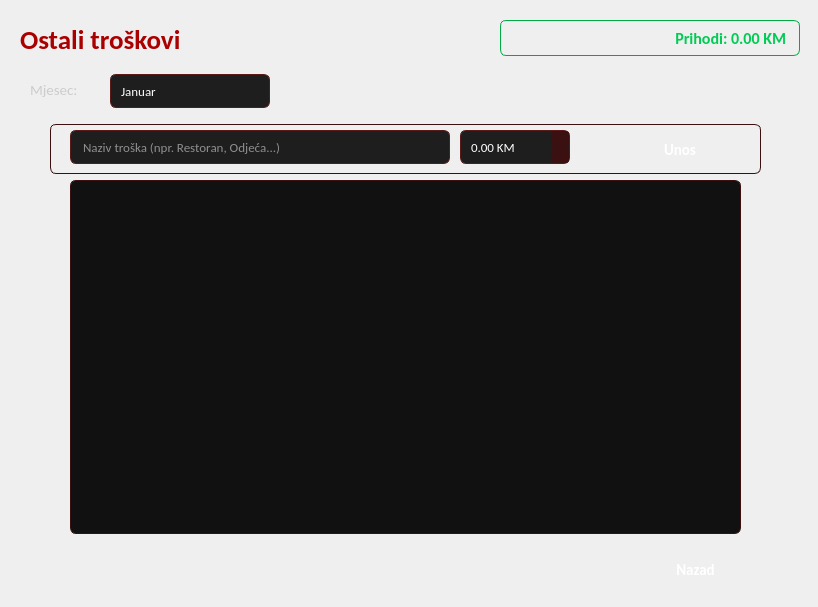
<?xml version="1.0" encoding="UTF-8"?>
<ui version="4.0">
 <class>OstaliTroskovi</class>
 <widget class="QWidget" name="OstaliTroskovi">
  <property name="geometry">
   <rect>
    <x>0</x>
    <y>0</y>
    <width>818</width>
    <height>607</height>
   </rect>
  </property>
  <property name="windowTitle">
   <string>Ostali troškovi</string>
  </property>
  <property name="styleSheet">
   <string notr="true">
QWidget {
    background: qlineargradient(x1:0, y1:0, x2:0, y2:1,
                                stop:0 #1a1a1a, stop:1 #000000);
}
QLabel {
    color: #cccccc;
    font-family: Calibri;
    font-size: 11pt;
    background: transparent;
}
QGroupBox {
    background: transparent;
    border: 1px solid #3a1010;
    border-radius: 6px;
    margin-top: 4px;
    padding: 6px;
}
QLineEdit {
    background-color: #1e1e1e;
    color: #ffffff;
    border: 1px solid #5a1a1a;
    border-radius: 6px;
    padding: 4px 10px;
    font-family: Calibri;
    font-size: 10pt;
    min-height: 24px;
}
QLineEdit:focus {
    border: 1px solid #b33a3a;
    background-color: #252525;
}
QDoubleSpinBox {
    background-color: #1e1e1e;
    color: #ffffff;
    border: 1px solid #5a1a1a;
    border-radius: 6px;
    padding: 4px 8px;
    font-family: Calibri;
    font-size: 10pt;
    min-height: 24px;
}
QDoubleSpinBox:focus {
    border: 1px solid #b33a3a;
}
QDoubleSpinBox::up-button, QDoubleSpinBox::down-button {
    background-color: #3a1010;
    border: none;
    width: 18px;
    border-radius: 3px;
}
QDoubleSpinBox::up-button:hover, QDoubleSpinBox::down-button:hover {
    background-color: #b33a3a;
}
QComboBox {
    background-color: #1e1e1e;
    color: #ffffff;
    border: 1px solid #5a1a1a;
    border-radius: 6px;
    padding: 4px 10px;
    font-family: Calibri;
    font-size: 10pt;
    min-height: 24px;
}
QComboBox:focus {
    border: 1px solid #b33a3a;
}
QComboBox::drop-down {
    border: none;
    width: 20px;
}
QComboBox QAbstractItemView {
    background-color: #1e1e1e;
    color: #ffffff;
    border: 1px solid #5a1a1a;
    selection-background-color: #b33a3a;
    outline: none;
}
QPushButton {
    background: qlineargradient(x1:0, y1:0, x2:0, y2:1,
                                stop:0 #7a1f1f, stop:1 #b33a3a);
    color: white;
    border: none;
    border-radius: 8px;
    padding: 6px 14px;
    font-family: Calibri;
    font-size: 11pt;
    font-weight: bold;
    min-height: 28px;
}
QPushButton:hover {
    background: qlineargradient(x1:0, y1:0, x2:0, y2:1,
                                stop:0 #8a2323, stop:1 #c14444);
}
QPushButton:pressed {
    background: qlineargradient(x1:0, y1:0, x2:0, y2:1,
                                stop:0 #5c1515, stop:1 #8a2323);
}
QTableView {
    background-color: #111111;
    alternate-background-color: #1a1a1a;
    color: #e0e0e0;
    gridline-color: #2a2a2a;
    border: 1px solid #3a1010;
    border-radius: 6px;
    font-family: Calibri;
    font-size: 10pt;
    selection-background-color: #b33a3a;
    selection-color: white;
    outline: none;
}
QTableView::item {
    padding: 4px 8px;
    border: none;
}
QHeaderView::section {
    background-color: #2a0a0a;
    color: #ffffff;
    font-family: Calibri;
    font-size: 10pt;
    font-weight: bold;
    padding: 6px;
    border: none;
    border-bottom: 2px solid #b33a3a;
    border-right: 1px solid #1a1a1a;
}
QScrollBar:vertical {
    background: #111111;
    width: 10px;
    border-radius: 5px;
}
QScrollBar::handle:vertical {
    background: #b33a3a;
    border-radius: 5px;
    min-height: 20px;
}
QScrollBar::add-line:vertical, QScrollBar::sub-line:vertical { height: 0; }
   </string>
  </property>
  <widget class="QLabel" name="label">
   <property name="geometry">
    <rect>
     <x>20</x>
     <y>20</y>
     <width>300</width>
     <height>40</height>
    </rect>
   </property>
   <property name="styleSheet">
    <string notr="true">
QLabel {
    color: rgb(170,0,0);
    font-family: Calibri;
    font-size: 20pt;
    font-weight: bold;
    background: transparent;
}
    </string>
   </property>
   <property name="text">
    <string>Ostali troškovi</string>
   </property>
  </widget>
  <widget class="QLabel" name="lblPrihodi">
   <property name="geometry">
    <rect>
     <x>500</x>
     <y>20</y>
     <width>300</width>
     <height>36</height>
    </rect>
   </property>
   <property name="styleSheet">
    <string notr="true">
QLabel {
    font-family: Calibri;
    font-size: 12pt;
    font-weight: bold;
    color: #00cc55;
    background: transparent;
    border: 1px solid #00aa44;
    border-radius: 6px;
    padding: 4px 10px;
}
    </string>
   </property>
   <property name="text">
    <string>Prihodi: 0.00 KM</string>
   </property>
   <property name="alignment">
    <set>Qt::AlignRight|Qt::AlignTrailing|Qt::AlignVCenter</set>
   </property>
  </widget>
  <widget class="QLabel" name="lblMjesec">
   <property name="geometry">
    <rect>
     <x>30</x>
     <y>77</y>
     <width>90</width>
     <height>26</height>
    </rect>
   </property>
   <property name="text">
    <string>Mjesec:</string>
   </property>
  </widget>
  <widget class="QComboBox" name="comboBox">
   <property name="geometry">
    <rect>
     <x>110</x>
     <y>74</y>
     <width>160</width>
     <height>34</height>
    </rect>
   </property>
   <item>
    <property name="text">
     <string>Januar</string>
    </property>
   </item>
   <item>
    <property name="text">
     <string>Februar</string>
    </property>
   </item>
   <item>
    <property name="text">
     <string>Mart</string>
    </property>
   </item>
   <item>
    <property name="text">
     <string>April</string>
    </property>
   </item>
   <item>
    <property name="text">
     <string>Maj</string>
    </property>
   </item>
   <item>
    <property name="text">
     <string>Juni</string>
    </property>
   </item>
   <item>
    <property name="text">
     <string>Juli</string>
    </property>
   </item>
   <item>
    <property name="text">
     <string>August</string>
    </property>
   </item>
   <item>
    <property name="text">
     <string>Septembar</string>
    </property>
   </item>
   <item>
    <property name="text">
     <string>Oktobar</string>
    </property>
   </item>
   <item>
    <property name="text">
     <string>Novembar</string>
    </property>
   </item>
   <item>
    <property name="text">
     <string>Decembar</string>
    </property>
   </item>
  </widget>
  <widget class="QGroupBox" name="groupBox">
   <property name="geometry">
    <rect>
     <x>50</x>
     <y>120</y>
     <width>711</width>
     <height>54</height>
    </rect>
   </property>
   <property name="title">
    <string/>
   </property>
   <widget class="QLineEdit" name="lineEdit">
    <property name="geometry">
     <rect>
      <x>20</x>
      <y>10</y>
      <width>380</width>
      <height>34</height>
     </rect>
    </property>
    <property name="placeholderText">
     <string>Naziv troška (npr. Restoran, Odjeća...)</string>
    </property>
   </widget>
   <widget class="QDoubleSpinBox" name="doubleSpinBox">
    <property name="geometry">
     <rect>
      <x>410</x>
      <y>10</y>
      <width>110</width>
      <height>34</height>
     </rect>
    </property>
    <property name="suffix">
     <string> KM</string>
    </property>
    <property name="maximum">
     <double>999999.000000000000000</double>
    </property>
   </widget>
   <widget class="QPushButton" name="pushButton">
    <property name="geometry">
     <rect>
      <x>570</x>
      <y>10</y>
      <width>120</width>
      <height>40</height>
     </rect>
    </property>
    <property name="text">
     <string>Unos</string>
    </property>
   </widget>
  </widget>
  <widget class="QTableView" name="tableView">
   <property name="geometry">
    <rect>
     <x>70</x>
     <y>180</y>
     <width>671</width>
     <height>354</height>
    </rect>
   </property>
   <property name="styleSheet">
    <string notr="true">QTableView QLineEdit {
    background-color: #1e1e1e;
    color: #ffffff;
    border: 1px solid #b33a3a;
}</string>
   </property>
   <property name="alternatingRowColors">
    <bool>true</bool>
   </property>
   <property name="selectionBehavior">
    <enum>QAbstractItemView::SelectRows</enum>
   </property>
   <property name="showGrid">
    <bool>false</bool>
   </property>
  </widget>
  <widget class="QColumnView" name="columnView">
   <property name="geometry">
    <rect>
     <x>0</x>
     <y>0</y>
     <width>1</width>
     <height>1</height>
    </rect>
   </property>
   <property name="visible">
    <bool>false</bool>
   </property>
  </widget>
  <widget class="QPushButton" name="pushButton_2">
   <property name="geometry">
    <rect>
     <x>650</x>
     <y>550</y>
     <width>91</width>
     <height>40</height>
    </rect>
   </property>
   <property name="text">
    <string>Nazad</string>
   </property>
  </widget>
  <zorder>lblPrihodi</zorder>
  <zorder>lblMjesec</zorder>
  <zorder>comboBox</zorder>
  <zorder>groupBox</zorder>
  <zorder>tableView</zorder>
  <zorder>columnView</zorder>
  <zorder>pushButton_2</zorder>
  <zorder>label</zorder>
 </widget>
 <resources/>
 <connections/>
</ui>
